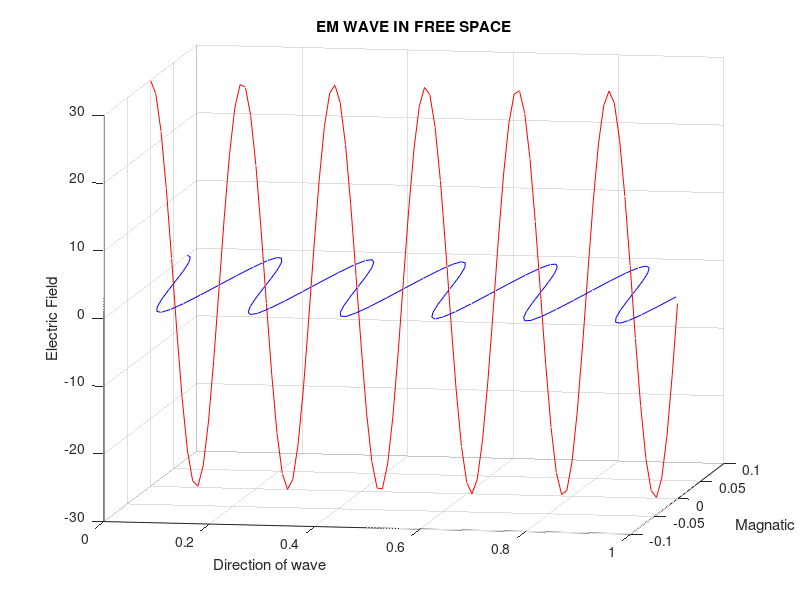

This chart was generated by the following MATLAB code:
clear all
close all;
clc;
pi=3.14;
c=3*10^8;
w=10^8;
mu=4*pi*10^(-7);
epsilon=8.85*10^(-12);
sigma=0;
alpha=0;
beta=w/c;
eta=sqrt((mu)/epsilon);
t=0:0.01:1;
x=0:0.01:1;
m=zeros(size(t));
Ez=(30)*(cos(w*t-beta*x)).*(exp(-alpha*x));
Hy=(30/eta)*cos(w*t-beta*x).*exp(-alpha*x);
figure(1);
plot3(x,m,Ez,'r');
hold on;
plot3(x,Hy,m,'blue');
grid on;
hold off;
zlabel('Electric Field');
ylabel('Magnatic Field');
xlabel('Direction of wave');
title('EM WAVE IN FREE SPACE');
view(10,10);